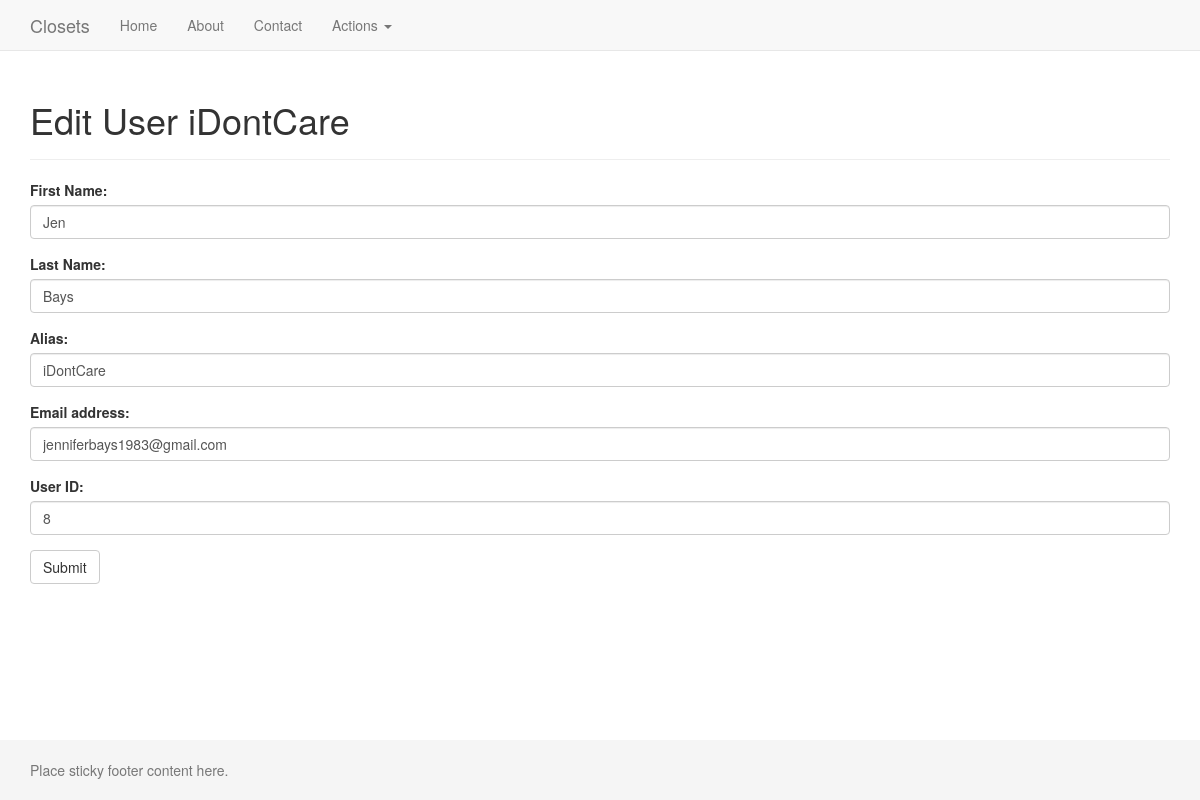
Page /editUser.php?email=jenniferbays1983@gmail.com on the committed database.
### tables this page shows
CREATE TABLE IF NOT EXISTS `users` (
  `userId` int(11) NOT NULL AUTO_INCREMENT,
  `firstName` varchar(45) DEFAULT NULL,
  `lastName` varchar(45) DEFAULT NULL,
  `emailAddress` varchar(80) DEFAULT NULL,
  `hashcode` varchar(40) DEFAULT NULL,
  `alias` varchar(45) DEFAULT NULL,
  `rating` int(11) DEFAULT '0',
  `joinDate` datetime DEFAULT CURRENT_TIMESTAMP,
  `levelId` int(11) DEFAULT '4',
  PRIMARY KEY (`userId`),
  UNIQUE KEY `alias_UNIQUE` (`alias`),
  UNIQUE KEY `emailAddress_UNIQUE` (`emailAddress`),
  KEY `fk_users_userLevels1_idx` (`levelId`)
);

### editUser.php (the view)
<?php
include 'inc/header.inc';
require 'inc/dbcon.inc';
$email = $_GET['email'];
$query = "SELECT userId, firstName, lastName, emailAddress, alias, levelName, joinDate FROM users INNER JOIN userLevels on users.levelId = userLevels.levelId WHERE emailAddress = :email";
$statement = $db->prepare($query);
$statement->bindValue(':email', $email);
$statement->execute();
$user = $statement->fetch();
?>
<div class="container">
  <div class="page-header">
	<h1>Edit User <?php echo $user['alias']?></h1>
  </div>
<form role="form" action="editUserProc.php" method="post">
  <div class="form-group">
    <label for="firstName">First Name:</label>
    <input name="firstName" type="text" class="form-control" id="firstName" value="<?php echo $user['firstName']?>">
  </div>
  <div class="form-group">
    <label for="lastName">Last Name:</label>
    <input name="lastName" type="text" class="form-control" id="lastName" value="<?php echo $user['lastName']?>">
  </div>
  <div class="form-group">
    <label for="alias">Alias:</label>
    <input name="alias" type="text" class="form-control" id="alias" value="<?php echo $user['alias']?>">
  </div>
  <div class="form-group">
    <label for="email">Email address:</label>
    <input name="email" type="email" class="form-control" id="email" value="<?php echo $user['emailAddress']?>">
  </div>
  <div class="form-group">
    <label for="email">User ID:</label>
    <input name="id" type="text" class="form-control" id="id" value="<?php echo $user['userId']?>">
  </div>
  <button type="submit" class="btn btn-default">Submit</button>
</form>
</div>
<?php
include 'inc/footer.inc';
?>

### assets/css/sticky-footer-navbar.css (style rules this page uses)
html { position: relative; min-height: 100%; }
body { margin-bottom: 60px; }
body > .container { padding: 60px 15px 0; }

### rows in the picture
users: alias "iDontCare", firstName "Jen", lastName "Bays", email "jenniferbays1983@gmail.com", id "8"
